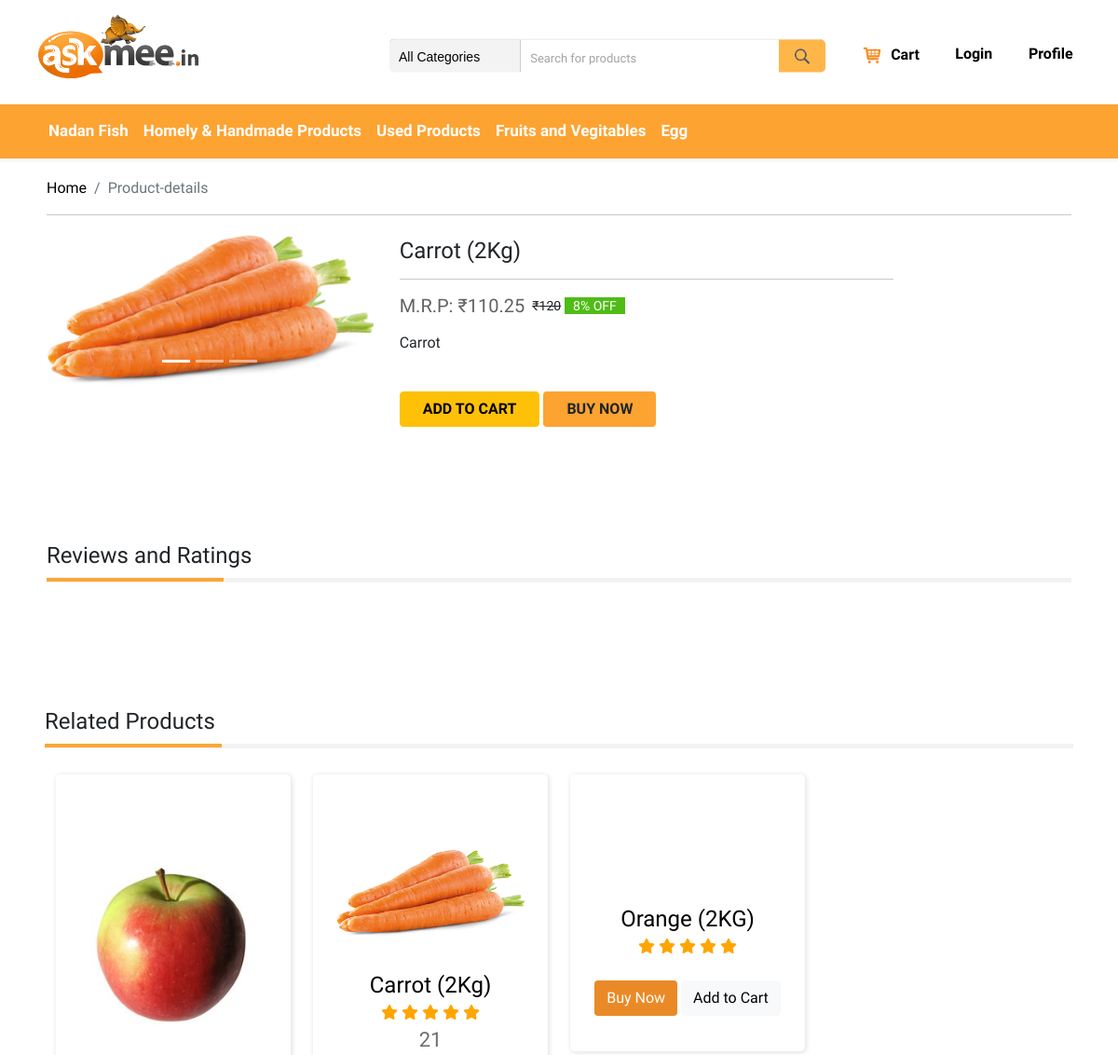
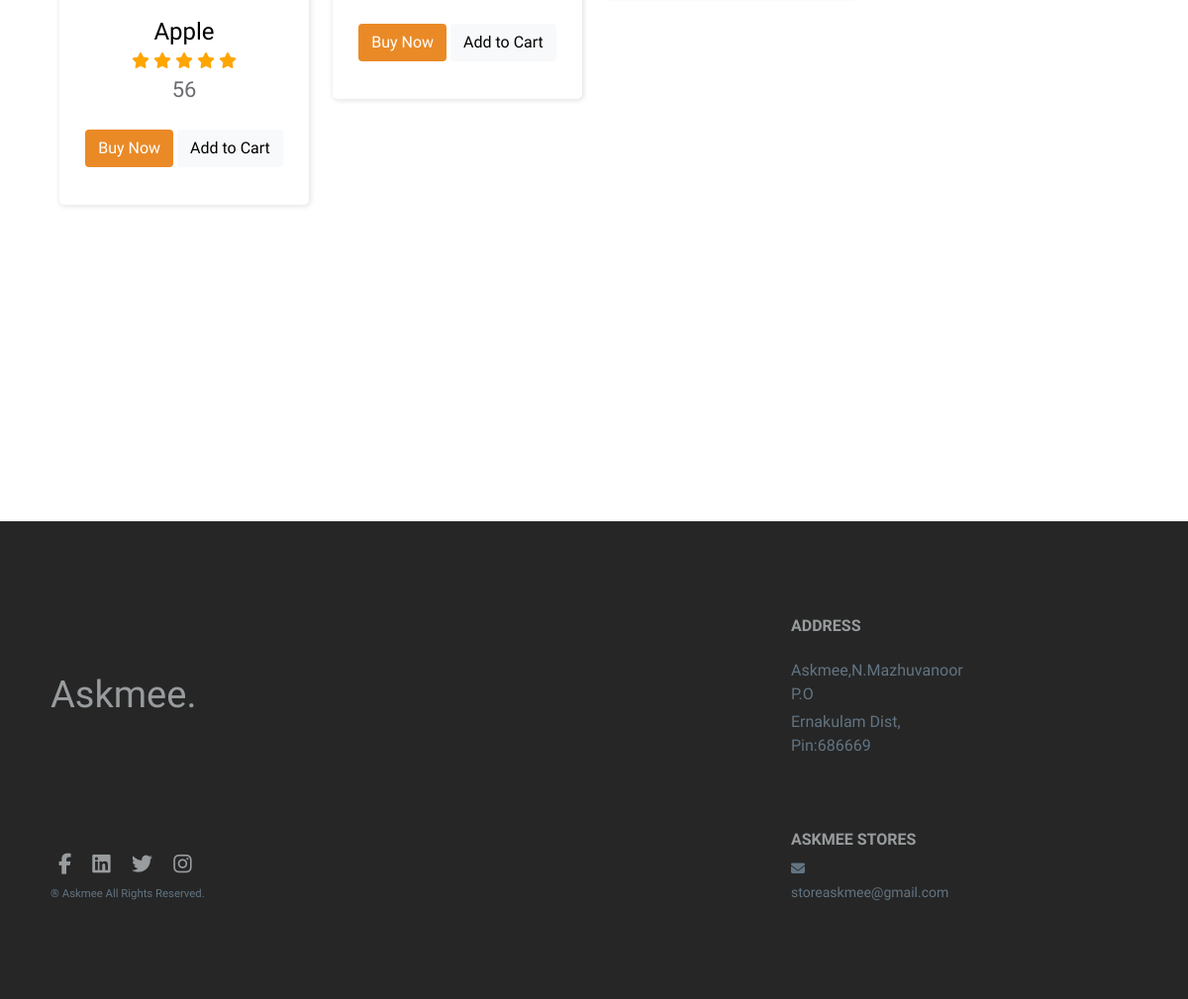
The page /product/view/12 on the database its author committed (2 pictures, top to bottom).
### tables this page shows
CREATE TABLE `as_categories` (
  `c_id` bigint(20) NOT NULL,
  `category_name` varchar(60) NOT NULL,
  `category_url` varchar(255) NOT NULL,
  `c_status` int(3) NOT NULL DEFAULT 1 COMMENT '1 = Active, 0 = Inactive'
);

CREATE TABLE `as_products` (
  `p_id` bigint(20) NOT NULL,
  `master_product_id` bigint(20) NOT NULL,
  `vendor_id` bigint(20) UNSIGNED NOT NULL,
  `actual_price` float NOT NULL,
  `vendor_price` float NOT NULL,
  `offer_price` float NOT NULL,
  `description` longtext NOT NULL,
  `quantity` bigint(10) NOT NULL,
  `product_status` int(1) NOT NULL DEFAULT 1 COMMENT '1= Active, 0= Inactive'
);

CREATE TABLE `as_product_images` (
  `id` bigint(20) NOT NULL,
  `product_id` bigint(20) NOT NULL,
  `image_url` varchar(60) NOT NULL
);

CREATE TABLE `as_product_master` (
  `id` bigint(20) NOT NULL,
  `product_name` varchar(90) NOT NULL,
  `category_id` bigint(20) NOT NULL,
  `commission_id` bigint(20) UNSIGNED NOT NULL
);

### application/helpers/navbar_helper.php (called while the page is built)
<?php if ( ! defined('BASEPATH')) exit('No direct script access allowed');
    if(!function_exists('navbar_helper_ex')){
    function navbar_helper_ex(){
        $CI = get_instance();
        $CI->load->model('addproduct_model');
        $category_name = $CI->addproduct_model->get_category();
        $data['category'] = $category_name;
        $CI->load->view('templates/navbar',$data);
    }
}
?>

### application/controllers/Product.php (called while the page is built, shortened)
<?php
class Product extends CI_Controller {
    function __construct()
    {
        $this->load->model('productlist_model');
    }
    public function view($page){
        $product_data = $this->productlist_model->get_product_data($page);
        $category_products = $this->productlist_model->get_category_data($product_data[0]->c_id);
        $data['products'] = $category_products;
        $data['product_data'] = $product_data;
        $this->load->view('templates/header');
        $this->load->helper('navbar');
        echo navbar_helper_ex();
		$this->load->view('product_view', $data);
		$this->load->view('templates/footer');
    }
}

### index.php (called while the page is built, shortened)
<?php
require_once BASEPATH.'core/CodeIgniter.php';

### application/models/Addproduct_model.php (called while the page is built, shortened)
<?php
class Addproduct_model extends CI_Model{
    function get_category(){
        $this->db->order_by('category_name', 'asc');
        $query= $this->db->query('SELECT c_id, category_name, category_url FROM as_categories WHERE c_status=1');
        $result = $query->result();
        return $result;
    }
}
?>

### application/models/Productlist_model.php (called while the page is built, shortened)
<?php
class Productlist_model extends CI_Model{
    function get_product_data($id)
    {
        $this->db->reset_query();
        $this->db->select('*');
        $this->db->from('as_products');
        $this->db->where('as_products.p_id', $id);
        $this->db->join('as_product_master', 'id = master_product_id', 'left');
        $this->db->join('as_user', 'user_id = vendor_id', 'left');
        $this->db->join('as_categories', 'as_categories.c_id = as_product_master.category_id', 'left');
        $this->db->join('as_commission', 'as_commission.com_id = as_product_master.commission_id');
        $this->db->join('as_product_images', 'as_product_images.product_id = as_products.p_id', 'left');
        $query = $this->db->get();
        $result = $query->result();
        if($result[0]->product_status == 1){
            return $result;
        }
        else{
            return false;
        }
    }
    function get_category_data($c_id){
        $this->db->reset_query();
        $this->db->select('*');
        $this->db->from('as_product_master');
        $this->db->where('as_product_master.category_id', $c_id);
        $this->db->join('as_products', 'master_product_id = id AND product_status = 1', 'left');
        $this->db->select('p_id, product_name, category_id, actual_price, offer_price, vendor_price, description, quantity, product_status, category_name');
        $this->db->join('as_categories', 'c_id = category_id');
        $query = $this->db->get()->result_array();
        if(count($query) > 0){
          foreach($query as $i=>$product) {
            $this->db->where('product_id', $product['p_id']);
            $images_query = $this->db->get('as_product_images')->result_array();
            $query[$i]['product_images'] = $images_query;
          }
        }
        else{
           $this->db->reset_query();
        $this->db->select('*');
        $this->db->where('c_id', $c_id);
        $query_1 = $this->db->get('as_categories')->result_array();
           $query[0]['category_name'] = $query_1[0]['category_name'];
        }
        return $query;
    }
}
?>

### application/views/product_view.php (the view, shortened to what this page needs)
<div class="container-fluid">
            <div class="col-sm-12 col-md-12 col-lg-12 content-area"  style="margin-top:-30px;" >
                <nav aria-label="breadcrumb">
                    <ol class="breadcrumb">
                        <li class="breadcrumb-item"><a href="<?php echo base_url(''); ?>">Home</a></li>
                        <li class="breadcrumb-item active" aria-current="page">Product-details</li>
                    </ol>
                </nav>
                <hr>
            </div>
        </div>
        <div class="container-fluid mt-1 mb-1">
            <div class="">
                <div class="col-sm-12 col-md-12 col-lg-12 content-area " style="padding-top:0;margin-top:-50px;">
                    <div class="">
                        <div class="row">
                            <div class="col-md-4">
                            <div id="carouselExampleIndicators" class="carousel slide" data-bs-ride="carousel">
                            <div class="carousel-indicators">
                            <button type="button" data-bs-target="#carouselExampleIndicators" data-bs-slide-to="0" class="active" aria-current="true" aria-label="Slide 1"></button>
                            <button type="button" data-bs-target="#carouselExampleIndicators" data-bs-slide-to="1" aria-label="Slide 2"></button>
                            <button type="button" data-bs-target="#carouselExampleIndicators" data-bs-slide-to="2" aria-label="Slide 3"></button>
                            </div>
                            <div class="carousel-inner">
                            <?php if(isset($product_data[0])){?>
                                            <div class="carousel-item active easyzoom easyzoom--overlay">
                                            <img src="<?php echo base_url('/assets/images/newproducts/'.$product_data[0]->p_id.'/'.$product_data[0]->image_url); ?>" class="d-block w-100" alt="<?php echo($product_data[0]->product_name); ?>">
                                        </div>
                                        <?php } ?>
                           </div>
                           <button class="carousel-control-prev" type="button" data-bs-target="#carouselExampleIndicators" data-bs-slide="prev">
                           <span class="carousel-control-prev-icon" aria-hidden="true"></span>
                          </button>
                          <button class="carousel-control-next" type="button" data-bs-target="#carouselExampleIndicators" data-bs-slide="next">
                          <span class="carousel-control-next-icon" aria-hidden="true"></span>
                         </button>
                          </div>
                        </div>
                            <div class="col-md-6">
                                <div class="product p-1">
                                    <div class="mb-3">
                                        <h4 class="/text-uppercase mb-3"><?php echo($product_data[0]->product_name); ?></h4><hr>
                                        <div class="price d-flex flex-row align-items-center">
                                            <h5 style="margin-bottom: 0;color: #626262;">M.R.P: <span
                                                    class="act-price">₹<?php echo($product_data[0]->offer_price); ?></span></h5>
                                            <div class="ml-2">
                                                <small class="dis-price">₹<?php echo($product_data[0]->actual_price); ?></small> <span class="dis-label"><?php echo round((($product_data[0]->actual_price - $product_data[0]->offer_price) / $product_data[0]->actual_price)*100); ?>%
                                                    OFF</span>
                                            </div>
                                        </div>
                                    </div>
                                    <p class="about"><?php echo($product_data[0]->description); ?></p>
                                    <div class="d-flex">
                                        <div class="cart mt-4 align-items-center buy-btn-container">
                                            <button id="addToCart" class="addToCartBtn btn btn-warning text-uppercase mr-2 px-4">Add to cart</button>
                                           <a href="<?php echo base_url('/buynow/view/'.$product_data[0]->p_id);?>" ><button class="btn bg-theme text-uppercase mr-2 px-4">Buy Now</button></a>
                                        </div>
                                    </div>
                                </div>
                            </div>
                        </div>
                    </div>
                </div>
            </div>
        </div>
    <div class="content-area">
        <div class="d-flex flex-column bd-highlight mb-3">
                <h4 class="title-sub">Reviews and Ratings</h4>
        </div>
      </div>
    <div class="content-area product-slider " style="padding-top:0">
        <div class="row " style="margin-top: 61px;padding-left:10px;padding-right:10px;">
            <h4 class="title-sub">Related Products</h4>
    <?php
    foreach($products as $key=>$product){
        if($product['p_id'] != $product_data[0]->p_id && $key<4){
            ?>
            <div class="col-sm-3 col-6">
               <div class="bbb_deals">
                    <div class="ribbon ribbon-top-right"></div>
                    <div class="bbb_deals_slider_container">
                        <div class=" bbb_deals_item">
                            <div class="bbb_deals_image">
                                <a href="<?php echo base_url('product/view/'.$product['p_id']); ?>"><img src="<?php echo base_url('./assets/images/newproducts/'.$product['p_id'].'/'.$product['product_images'][0]['image_url']); ?>" alt=""></a>
                            </div>
                            <div class="bbb_deals_content">
                                <div class="text-center">
                                    <div class="bbb_deals_item_name">
                                        <a href="<?php echo base_url('product/view/'.$product['p_id']); ?>" class="product-link"> <?php echo $product['product_name']; ?></a>
                                    </div>
                                    <div class="sold_stars ml-auto"> <i class="fa fa-star"></i> <i class="fa fa-star"></i> <i class="fa fa-star"></i> <i class="fa fa-star"></i> <i class="fa fa-star"></i>
                                        <div class="bbb_deals_item_price ml-auto"><?php echo $product['offer_price']; ?></div>
                                    </div><br>
                                    <a href="<?php echo base_url('product/view/'.$product['p_id']); ?>" class="btn btn-theme mb-1">Buy Now</a>
                                    <button id="addToCart<?php echo($product['p_id']); ?>" class="addToCartBtn btn btn-cart mb-1" productId=<?php echo($product['p_id']); ?>>Add to Cart</button>
                                </div>
                            </div>
                        </div>
                    </div>
                </div>
            </div>
        <?php
        }
    }?>
        </div>
    </div>

### application/views/templates/navbar.php (shortened to what this page needs)
<nav class="navbar navbar-expand-lg navbar-light bg-theme navbar-web shift">
            <div class="container-fluid">
                <div class="collapse navbar-collapse" id="navbarSupportedContent">
                    <ul class="navbar-nav me-auto mb-2 mb-lg-0">
                            <?php
                            $count = 0;
                            foreach ($category as $row) {
                                if($count < 7){
                                    echo("<li class='nav-item'>
                                        <a class='nav-link' aria-current='page' href='".base_url('category/view/'.$row->c_id)."'>".$row->category_name."</a>
                                         </li>");
                                }
                                $count++;
                            }?>
                        </ul>
                </div>
            </div>
        </nav>
    </div>

### assets/assets/css/searchbar.css (style rules this page uses)
.btn-cart { color: #000; background-color: #f8f9fa; border-color: #f8f9fa; }

### assets/assets/css/style.css (style rules this page uses)
html { overflow-x: hidden; }
body { font-family: 'Quicksand', sans-serif; }
small { font-size: calc(12px + (15 - 12) * ((100vw - 360px) / (1600 - 360))) !important }
.content-area { padding: 50px; }
.ribbon { width: 150px; height: 150px; overflow: hidden; position: absolute }
.ribbon-top-right { top: -10px; right: -10px }
.ribbon-top-right::before, .ribbon-top-right::after { border-top-color: transparent; border-right-color: transparent }
.ribbon-top-right::before { top: 0; left: 17px }
.ribbon-top-right::after { bottom: 17px; right: 0 }
.sold_stars i { color: orange }
div { display: block; position: relative; -webkit-box-sizing: border-box; -moz-box-sizing: border-box; box-sizing: border-box }
.bbb_deals { width: 100%; margin-right: 7%; padding-top: 80px; padding-left: 25px; padding-right: 25px; padding-bottom: 34px; box-shadow: 1px 1px 5px 1px rgba(0, 0, 0, 0.1); border-radius: 5px; margin: 20px 0px; background: #fff; }
.bbb_deals_slider_container { width: 100% }
.bbb_deals_item { width: 100% !important }
.bbb_deals_image { width: 100% height:213px }
.bbb_deals_image img { width: 100% }
.bbb_deals_content { margin-top: 33px }
.bbb_deals_item_name { font-size: 24px; font-weight: 400; color: #000000 }
.bbb_deals_item_price { font-size: 22px; font-weight: 500; color: #6d6e73 }
.product-link { text-decoration: none; }
a { text-decoration: none !important; color: #000000; }
.btn-theme { background-color: #ea8a27; color: #fff !important; }
.title-sub { text-align: left; border-bottom: 5px solid #f2f2f2; padding: 0 0 9px; }
.title-sub::before { content: ""; height: 4px; width: 190px; background-color: #fda536; position: absolute; top: 38px; }
.container-fluid { padding: 0; }
.bg-theme { background-color: #fda332 !important; }
.navbar-nav { margin-left: 44px; }
.navbar-nav li a { color: #fff !important; font-size: 17px; font-weight: 700; }
.buy-btn-container button { font-size: 16px; font-weight: 600; }
.dis-label { padding: 1px 9px; background: #4fbc17; color: #fff; font-size: 14px; font-weight: 500; }
.dis-price { text-decoration: line-through; margin-left: 8px; }

### assets/assets/css/navbar.css (style rules this page uses)
ul { padding: 0; list-style: none; }
ul li a { display: inline-block; }

### rows shown on the page
as_categories: category_name "Nadan Fish"
as_categories: category_name "Homely & Handmade Products"
as_categories: category_name "Used Products"
as_categories: category_name "Fruits and Vegitables"
as_categories: category_name "Egg"
as_products: p_id.image_url (picture), master_product.product_name "Carrot (2Kg)", offer_price "110.25", actual_price "120", actual_price+offer_price "8", description "Carrot"
as_product_master: as_products.p_id (picture), product_name "Apple", as_products.offer_price "56"
as_product_master: as_products.p_id (picture), product_name "Carrot (2Kg)", as_products.offer_price "21"
as_product_master: product_name "Orange (2KG)"
